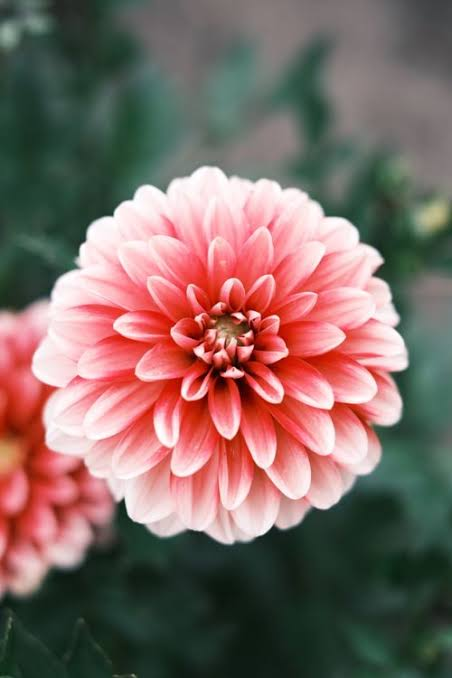
#> input picture image.jpg, 452 x 678 px, found by its file name
$ python affine.py
#> lines starting #> are read from the running program, lines starting #| are printed output that depends on the picture

import cv2
import numpy as np
import matplotlib.pyplot as plt

# Read the input image
img = cv2.imread("image.jpg")
#> img is the input picture: shape (678, 452, 3); mean B, G, R 99.9, 105.6, 128.6

# Check whether image is loaded
if img is None:
    print("Error: Image not found!")
    exit()

# Get image dimensions
rows, cols = img.shape[:2]
#> rows = 678; cols = 452

# Define three points from the original image
pts1 = np.float32([
    [50, 50],
    [200, 50],
    [50, 200]
])

# Define three destination points
pts2 = np.float32([
    [10, 100],
    [200, 50],
    [100, 250]
])

# Calculate affine transformation matrix
M = cv2.getAffineTransform(pts1, pts2)

# Apply affine transformation
transformed = cv2.warpAffine(img, M, (cols, rows))
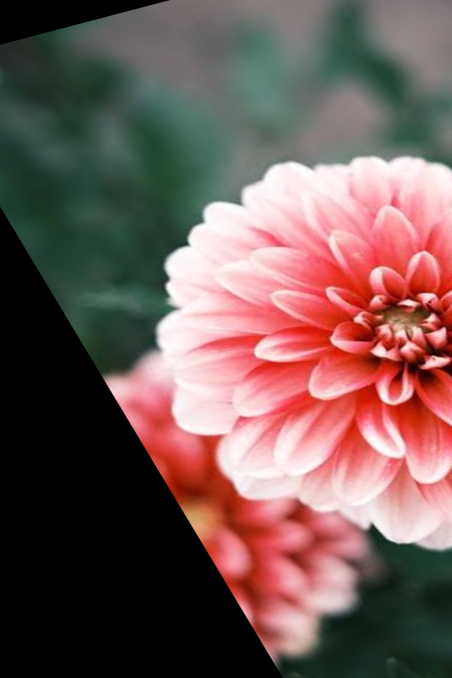
#> transformed: shape (678, 452, 3); mean B, G, R 85.5, 88.9, 114.8

# Convert BGR to RGB
img_rgb = cv2.cvtColor(img, cv2.COLOR_BGR2RGB)
transformed_rgb = cv2.cvtColor(transformed, cv2.COLOR_BGR2RGB)

# Display original image
plt.subplot(1, 2, 1)
plt.imshow(img_rgb)
plt.title("Original Image")
plt.axis("off")

# Display transformed image
plt.subplot(1, 2, 2)
plt.imshow(transformed_rgb)
plt.title("Affine Transformed Image")
plt.axis("off")

plt.tight_layout()
plt.show()
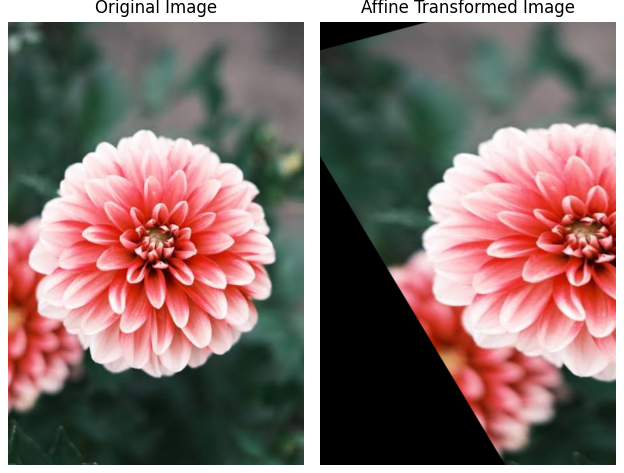
#> figure drawn by matplotlib, 2 panels
